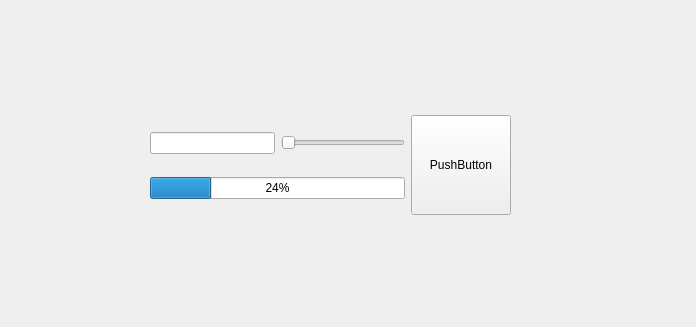
<?xml version="1.0" encoding="UTF-8"?>
<ui version="4.0">
 <class>MainWindow</class>
 <widget class="QMainWindow" name="MainWindow">
  <property name="geometry">
   <rect>
    <x>0</x>
    <y>0</y>
    <width>696</width>
    <height>327</height>
   </rect>
  </property>
  <property name="sizePolicy">
   <sizepolicy hsizetype="Preferred" vsizetype="Minimum">
    <horstretch>0</horstretch>
    <verstretch>0</verstretch>
   </sizepolicy>
  </property>
  <property name="windowTitle">
   <string>MainWindow</string>
  </property>
  <widget class="QWidget" name="centralWidget">
   <property name="sizePolicy">
    <sizepolicy hsizetype="Preferred" vsizetype="Minimum">
     <horstretch>0</horstretch>
     <verstretch>0</verstretch>
    </sizepolicy>
   </property>
   <widget class="QWidget" name="horizontalLayoutWidget">
    <property name="geometry">
     <rect>
      <x>140</x>
      <y>110</y>
      <width>381</width>
      <height>111</height>
     </rect>
    </property>
    <layout class="QHBoxLayout" name="horizontalLayout">
     <property name="leftMargin">
      <number>10</number>
     </property>
     <property name="topMargin">
      <number>5</number>
     </property>
     <property name="rightMargin">
      <number>10</number>
     </property>
     <property name="bottomMargin">
      <number>5</number>
     </property>
     <item>
      <layout class="QVBoxLayout" name="verticalLayout">
       <item>
        <layout class="QHBoxLayout" name="horizontalLayout_2">
         <item>
          <widget class="QLineEdit" name="lineEdit"/>
         </item>
         <item>
          <widget class="QSlider" name="horizontalSlider">
           <property name="orientation">
            <enum>Qt::Horizontal</enum>
           </property>
          </widget>
         </item>
        </layout>
       </item>
       <item>
        <widget class="QProgressBar" name="progressBar">
         <property name="value">
          <number>24</number>
         </property>
        </widget>
       </item>
      </layout>
     </item>
     <item>
      <widget class="QPushButton" name="pushButton">
       <property name="minimumSize">
        <size>
         <width>100</width>
         <height>100</height>
        </size>
       </property>
       <property name="text">
        <string>PushButton</string>
       </property>
      </widget>
     </item>
    </layout>
   </widget>
  </widget>
 </widget>
 <layoutdefault spacing="6" margin="11"/>
 <resources/>
 <connections/>
</ui>
